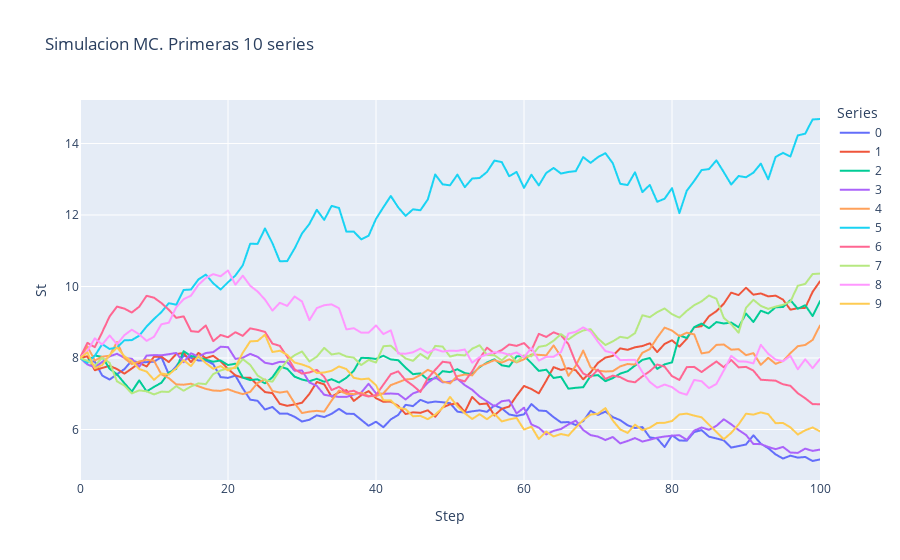

Notebook source saved alongside this figure:
### Code cell
# Grafico del montecarlo
nseries = 10
pd.DataFrame(mc[:nseries,:]).T.plot(
    title=f'Simulacion MC. Primeras {nseries} series',
    labels=dict(index="Step", value="St", variable="Series")
)
